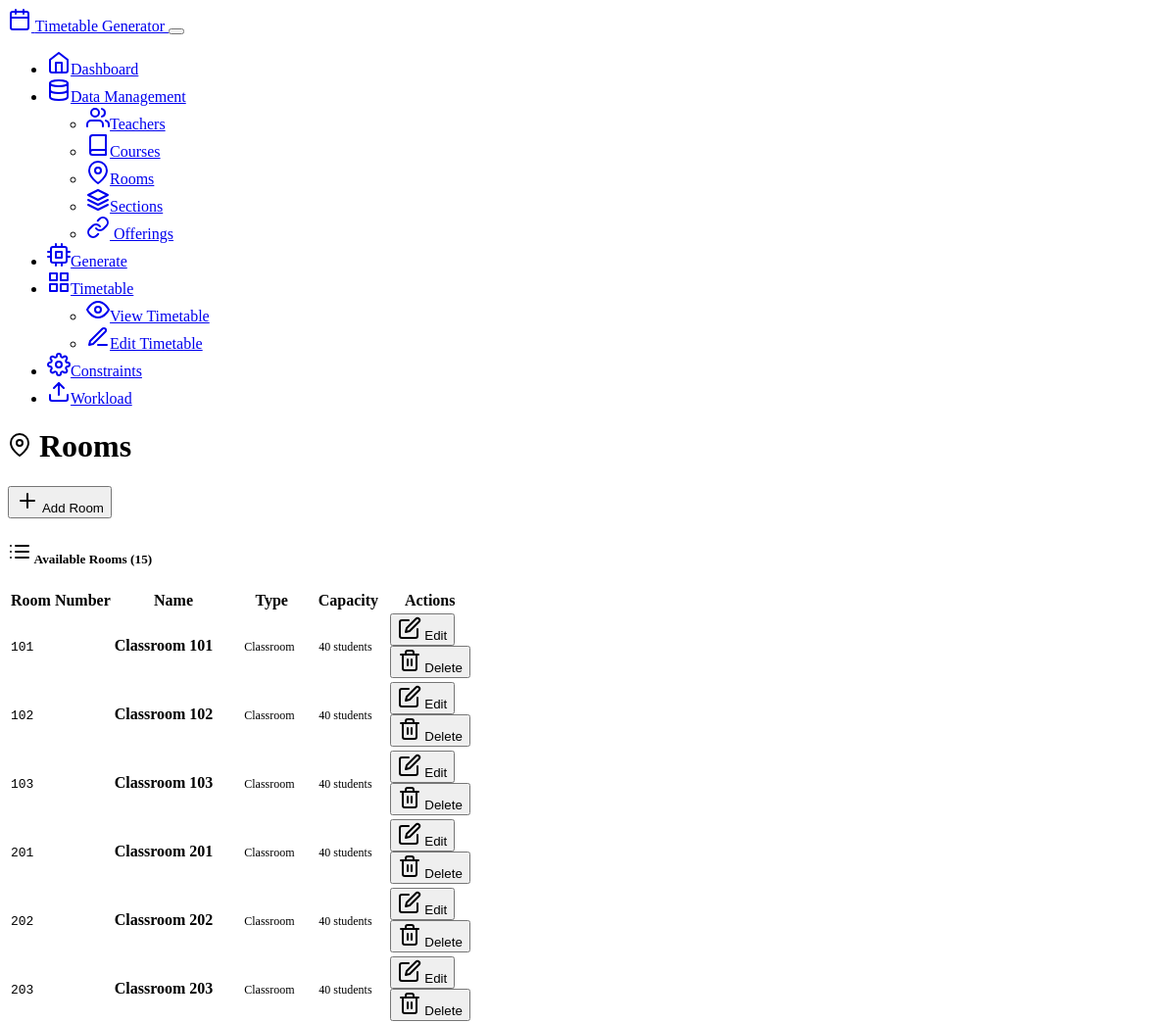
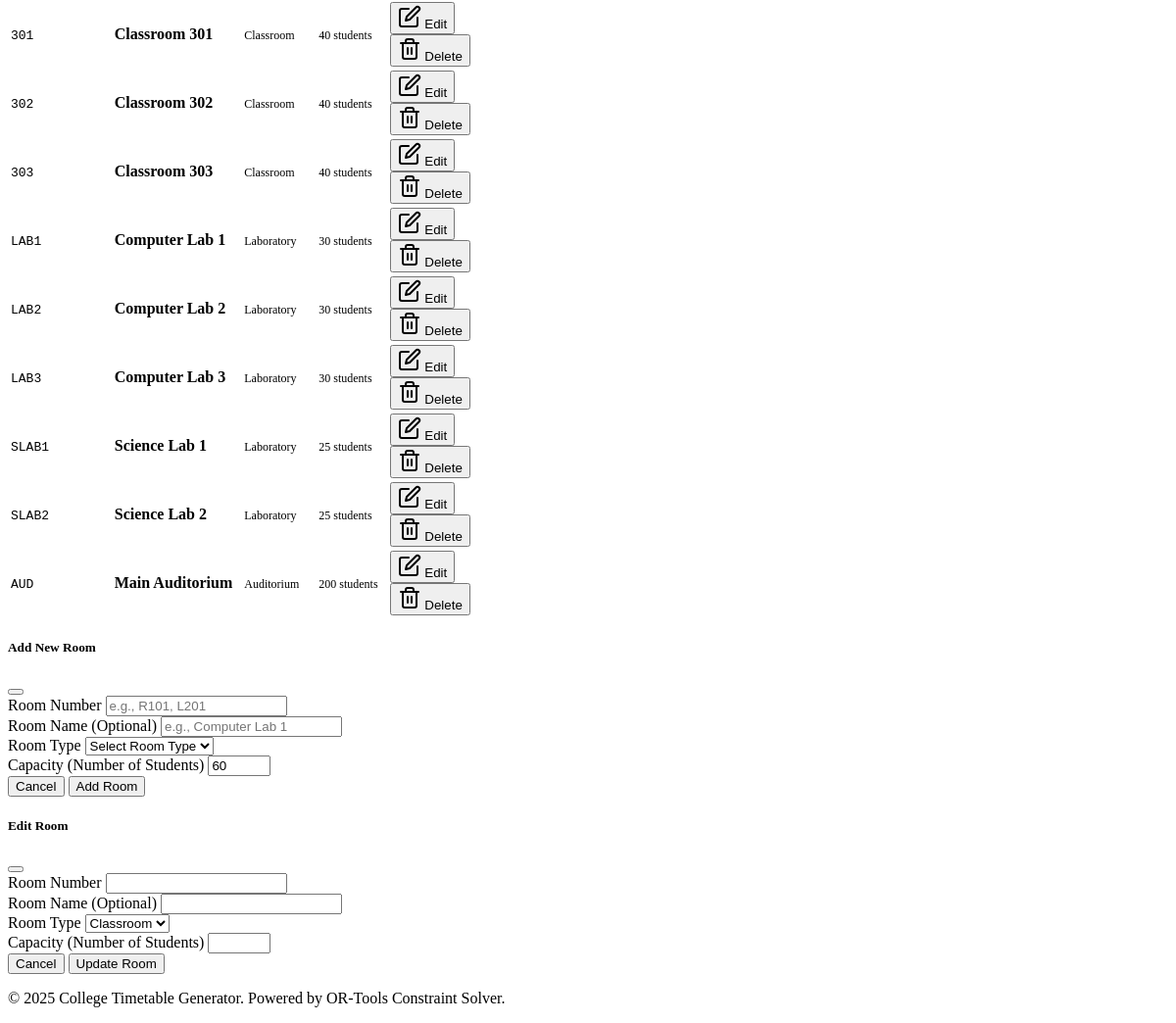
Screenshot of /rooms with the database file from the repository (2 pictures, top to bottom).
### models.py (models this page shows, shortened)
class Room(db.Model):
    __tablename__ = 'rooms'
    id = db.Column(db.Integer, primary_key=True)
    number = db.Column(db.String(20), nullable=False, unique=True)
    name = db.Column(db.String(100))  # Optional room name
    room_type = db.Column(db.String(20), nullable=False)  # 'classroom', 'lab', 'auditorium'
    capacity = db.Column(db.Integer, default=60)
    is_active = db.Column(db.Boolean, default=True)
    offerings = relationship("Offering", back_populates="room")
    availabilities = relationship("RoomAvailability", back_populates="room", cascade="all, delete-orphan")
    timetable_slots = relationship("TimetableSlot", back_populates="room")

### routes.py (the view)
@app.route('/rooms')
def rooms():
    rooms_list = Room.query.filter_by(is_active=True).all()
    return render_template('rooms.html', rooms=rooms_list)

### templates/rooms.html (shortened to what this page needs)
{% extends "base.html" %}
{% block content %}
<div class="row">
    <div class="col-12">
        <div class="d-flex justify-content-between align-items-center mb-4">
            <h1 class="display-4">
                <i data-feather="map-pin" class="me-3"></i>
                Rooms
            </h1>
            <button class="btn btn-primary" data-bs-toggle="modal" data-bs-target="#addRoomModal">
                <i data-feather="plus" class="me-2"></i>
                Add Room
            </button>
        </div>
    </div>
</div>
<div class="row">
    <div class="col-12">
        <div class="card">
            <div class="card-header">
                <h5 class="card-title mb-0">
                    <i data-feather="list" class="me-2"></i>
                    Available Rooms ({{ rooms|length }})
                </h5>
            </div>
            <div class="card-body">
                {% if rooms %}
                    <div class="table-responsive">
                        <table class="table table-striped">
                            <thead>
                                <tr>
                                    <th>Room Number</th>
                                    <th>Name</th>
                                    <th>Type</th>
                                    <th>Capacity</th>
                                    <th>Actions</th>
                                </tr>
                            </thead>
                            <tbody>
                                {% for room in rooms %}
                                <tr>
                                    <td>
                                        <code>{{ room.number }}</code>
                                    </td>
                                    <td>
                                        <strong>{{ room.name or 'N/A' }}</strong>
                                    </td>
                                    <td>
                                        {% if room.room_type == 'lab' %}
                                            <span class="badge bg-warning">Laboratory</span>
                                        {% elif room.room_type == 'auditorium' %}
                                            <span class="badge bg-success">Auditorium</span>
                                        {% else %}
                                            <span class="badge bg-primary">Classroom</span>
                                        {% endif %}
                                    </td>
                                    <td>
                                        <span class="badge bg-info">{{ room.capacity }} students</span>
                                    </td>
                                    <td>
                                        <button class="btn btn-sm btn-outline-primary" onclick="editRoom({{ room.id }}, '{{ room.number }}', '{{ room.name }}', '{{ room.room_type }}', {{ room.capacity }})">
                                            <i data-feather="edit" class="me-1"></i>
                                            Edit
                                        </button>
                                        <form method="POST" action="{{ url_for('delete_room', room_id=room.id) }}" class="d-inline" onsubmit="return confirm('Are you sure you want to delete this room?')">
                                            <button type="submit" class="btn btn-sm btn-outline-danger">
                                                <i data-feather="trash-2" class="me-1"></i>
                                                Delete
                                            </button>
                                        </form>
                                    </td>
                                </tr>
                                {% endfor %}
                            </tbody>
                        </table>
                    </div>
                {% endif %}
            </div>
        </div>
    </div>
</div>
<div class="modal fade" id="addRoomModal" tabindex="-1">
    <div class="modal-dialog">
        <div class="modal-content">
            <div class="modal-header">
                <h5 class="modal-title">Add New Room</h5>
                <button type="button" class="btn-close" data-bs-dismiss="modal"></button>
            </div>
            <form method="POST" action="{{ url_for('add_room') }}">
                <div class="modal-body">
                    <div class="mb-3">
                        <label for="number" class="form-label">Room Number</label>
                        <input type="text" class="form-control" id="number" name="number" placeholder="e.g., R101, L201" required>
                    </div>
                    <div class="mb-3">
                        <label for="name" class="form-label">Room Name (Optional)</label>
                        <input type="text" class="form-control" id="name" name="name" placeholder="e.g., Computer Lab 1">
                    </div>
                    <div class="mb-3">
                        <label for="room_type" class="form-label">Room Type</label>
                        <select class="form-select" id="room_type" name="room_type" required>
                            <option value="">Select Room Type</option>
                        </select>
                    </div>
                    <div class="mb-3">
                        <label for="capacity" class="form-label">Capacity (Number of Students)</label>
                        <input type="number" class="form-control" id="capacity" name="capacity" value="60" min="1" max="500">
                    </div>
                </div>
                <div class="modal-footer">
                    <button type="button" class="btn btn-secondary" data-bs-dismiss="modal">Cancel</button>
                    <button type="submit" class="btn btn-primary">Add Room</button>
                </div>
            </form>
        </div>
    </div>
</div>
<div class="modal fade" id="editRoomModal" tabindex="-1">
    <div class="modal-dialog">
        <div class="modal-content">
            <div class="modal-header">
                <h5 class="modal-title">Edit Room</h5>
                <button type="button" class="btn-close" data-bs-dismiss="modal"></button>
            </div>
            <form method="POST" id="editRoomForm">
                <div class="modal-body">
                    <div class="mb-3">
                        <label for="edit_number" class="form-label">Room Number</label>
                        <input type="text" class="form-control" id="edit_number" name="number" required>
                    </div>
                    <div class="mb-3">
                        <label for="edit_name" class="form-label">Room Name (Optional)</label>
                        <input type="text" class="form-control" id="edit_name" name="name">
                    </div>
                    <div class="mb-3">
                        <label for="edit_room_type" class="form-label">Room Type</label>
                        <select class="form-select" id="edit_room_type" name="room_type" required>
                            <option value="classroom">Classroom</option>
                        </select>
                    </div>
                    <div class="mb-3">
                        <label for="edit_capacity" class="form-label">Capacity (Number of Students)</label>
                        <input type="number" class="form-control" id="edit_capacity" name="capacity" min="1" max="500">
                    </div>
                </div>
                <div class="modal-footer">
                    <button type="button" class="btn btn-secondary" data-bs-dismiss="modal">Cancel</button>
                    <button type="submit" class="btn btn-primary">Update Room</button>
                </div>
            </form>
        </div>
    </div>
</div>
{% endblock %}

### static/css/style.css (style rules this page uses)
.modal-body { max-height: 70vh; overflow-y: auto; }
.table-responsive { border-radius: 0.375rem; }
.card-header { border-bottom: 2px solid var(--bs-border-color); }
.card-header .card-title { font-weight: 600; }
.badge { font-size: 0.75rem; padding: 0.375rem 0.5rem; }
.card { animation: fadeIn 0.3s ease-out; }

### rows the page displays
Room: number "101", name "Classroom 101", room_type "Classroom", capacity "40"
Room: number "102", name "Classroom 102", room_type "Classroom", capacity "40"
Room: number "103", name "Classroom 103", room_type "Classroom", capacity "40"
Room: number "201", name "Classroom 201", room_type "Classroom", capacity "40"
Room: number "202", name "Classroom 202", room_type "Classroom", capacity "40"
Room: number "203", name "Classroom 203", room_type "Classroom", capacity "40"
Room: number "301", name "Classroom 301", room_type "Classroom", capacity "40"
Room: number "302", name "Classroom 302", room_type "Classroom", capacity "40"
Room: number "303", name "Classroom 303", room_type "Classroom", capacity "40"
Room: number "LAB1", name "Computer Lab 1", room_type "Laboratory", capacity "30"
Room: number "LAB2", name "Computer Lab 2", room_type "Laboratory", capacity "30"
Room: number "LAB3", name "Computer Lab 3", room_type "Laboratory", capacity "30"
Room: number "SLAB1", name "Science Lab 1", room_type "Laboratory", capacity "25"
Room: number "SLAB2", name "Science Lab 2", room_type "Laboratory", capacity "25"
Room: number "AUD", name "Main Auditorium", room_type "Auditorium", capacity "200"

### other values shown
{{ rooms|length }} "15"
